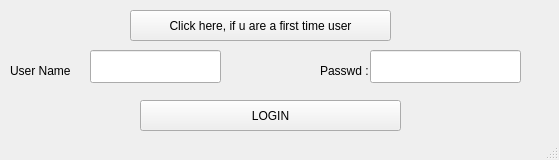
<?xml version="1.0" encoding="UTF-8"?>
<ui version="4.0">
 <class>MainWindow</class>
 <widget class="QMainWindow" name="MainWindow">
  <property name="geometry">
   <rect>
    <x>0</x>
    <y>0</y>
    <width>559</width>
    <height>160</height>
   </rect>
  </property>
  <property name="windowTitle">
   <string>Login Form</string>
  </property>
  <widget class="QWidget" name="centralwidget">
   <widget class="QPushButton" name="pushButton">
    <property name="geometry">
     <rect>
      <x>130</x>
      <y>10</y>
      <width>261</width>
      <height>31</height>
     </rect>
    </property>
    <property name="text">
     <string>Click here, if u are a first time user</string>
    </property>
   </widget>
   <widget class="QLineEdit" name="lineEdit_4">
    <property name="geometry">
     <rect>
      <x>90</x>
      <y>50</y>
      <width>131</width>
      <height>33</height>
     </rect>
    </property>
   </widget>
   <widget class="QLineEdit" name="lineEdit_5">
    <property name="geometry">
     <rect>
      <x>370</x>
      <y>50</y>
      <width>151</width>
      <height>33</height>
     </rect>
    </property>
    <property name="inputMethodHints">
     <set>Qt::ImhHiddenText|Qt::ImhNoAutoUppercase|Qt::ImhNoPredictiveText|Qt::ImhSensitiveData</set>
    </property>
    <property name="echoMode">
     <enum>QLineEdit::Password</enum>
    </property>
   </widget>
   <widget class="QLabel" name="label_4">
    <property name="geometry">
     <rect>
      <x>10</x>
      <y>60</y>
      <width>61</width>
      <height>21</height>
     </rect>
    </property>
    <property name="text">
     <string>User Name:</string>
    </property>
   </widget>
   <widget class="QLabel" name="label_6">
    <property name="geometry">
     <rect>
      <x>320</x>
      <y>60</y>
      <width>51</width>
      <height>21</height>
     </rect>
    </property>
    <property name="text">
     <string>Passwd :</string>
    </property>
   </widget>
   <widget class="QPushButton" name="pushButton_2">
    <property name="geometry">
     <rect>
      <x>140</x>
      <y>100</y>
      <width>261</width>
      <height>31</height>
     </rect>
    </property>
    <property name="text">
     <string>LOGIN</string>
    </property>
   </widget>
  </widget>
  <widget class="QStatusBar" name="statusbar"/>
 </widget>
 <resources/>
 <connections/>
</ui>
